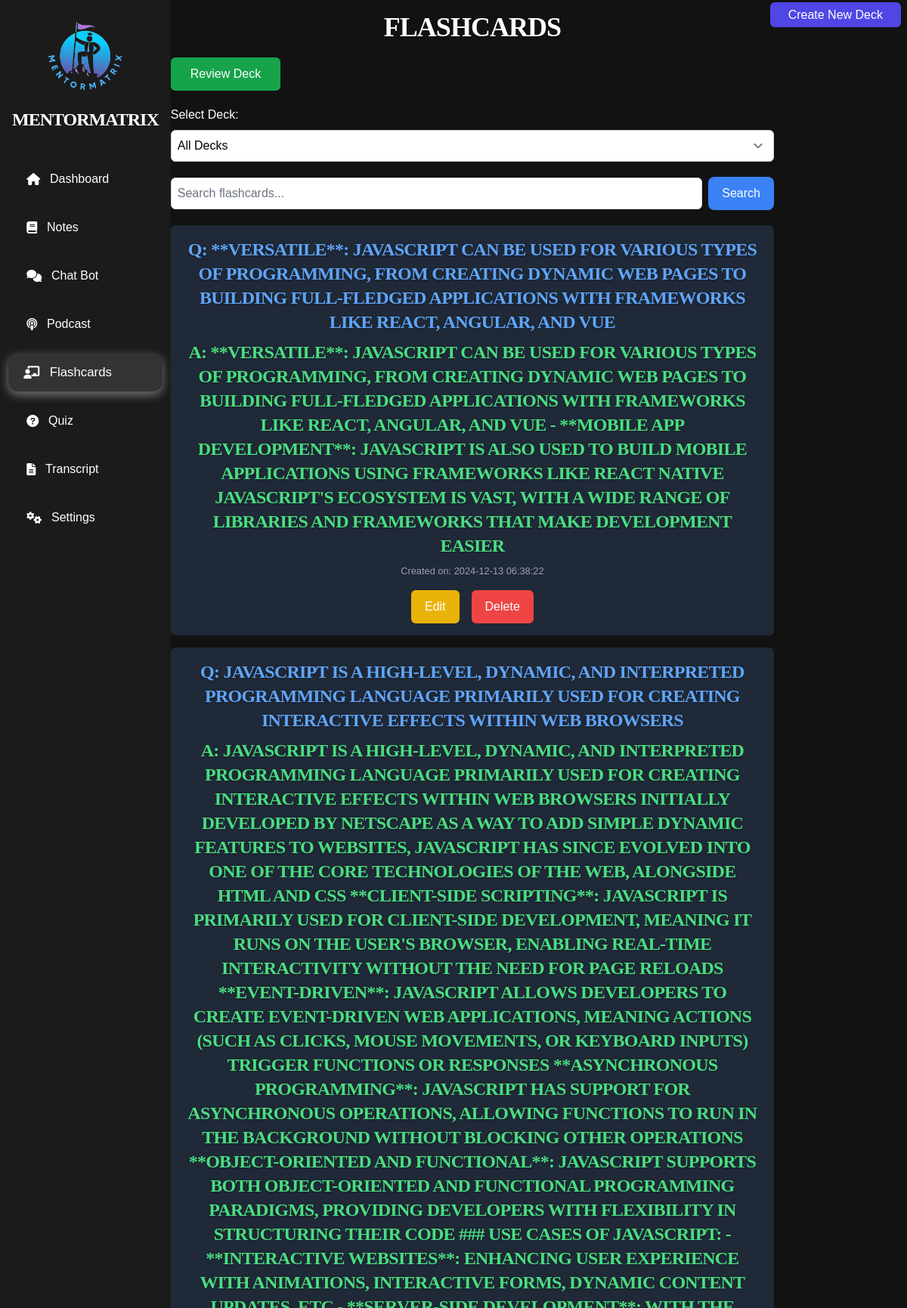
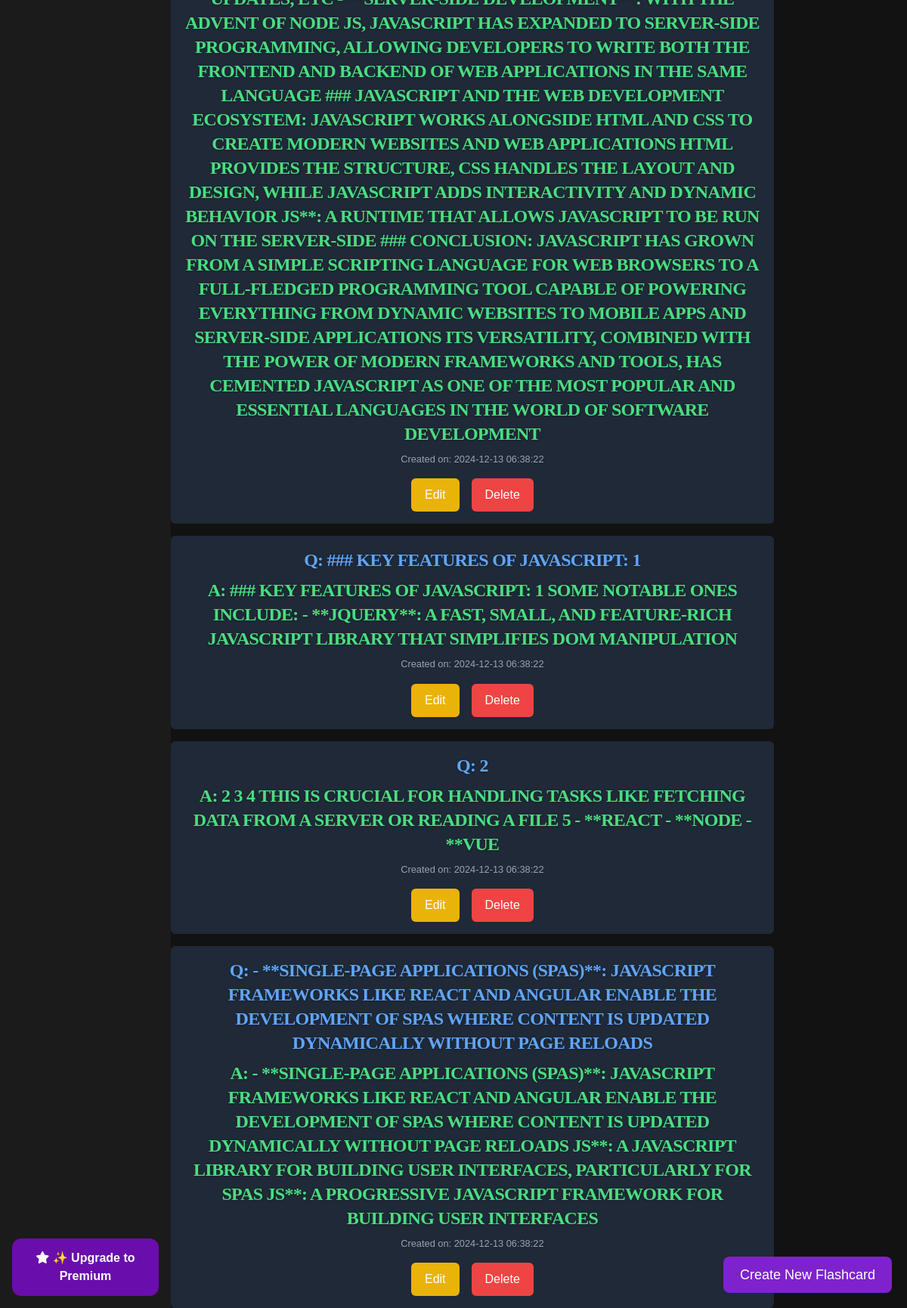
The app's page /flashcards, older data (2 pictures, top to bottom).
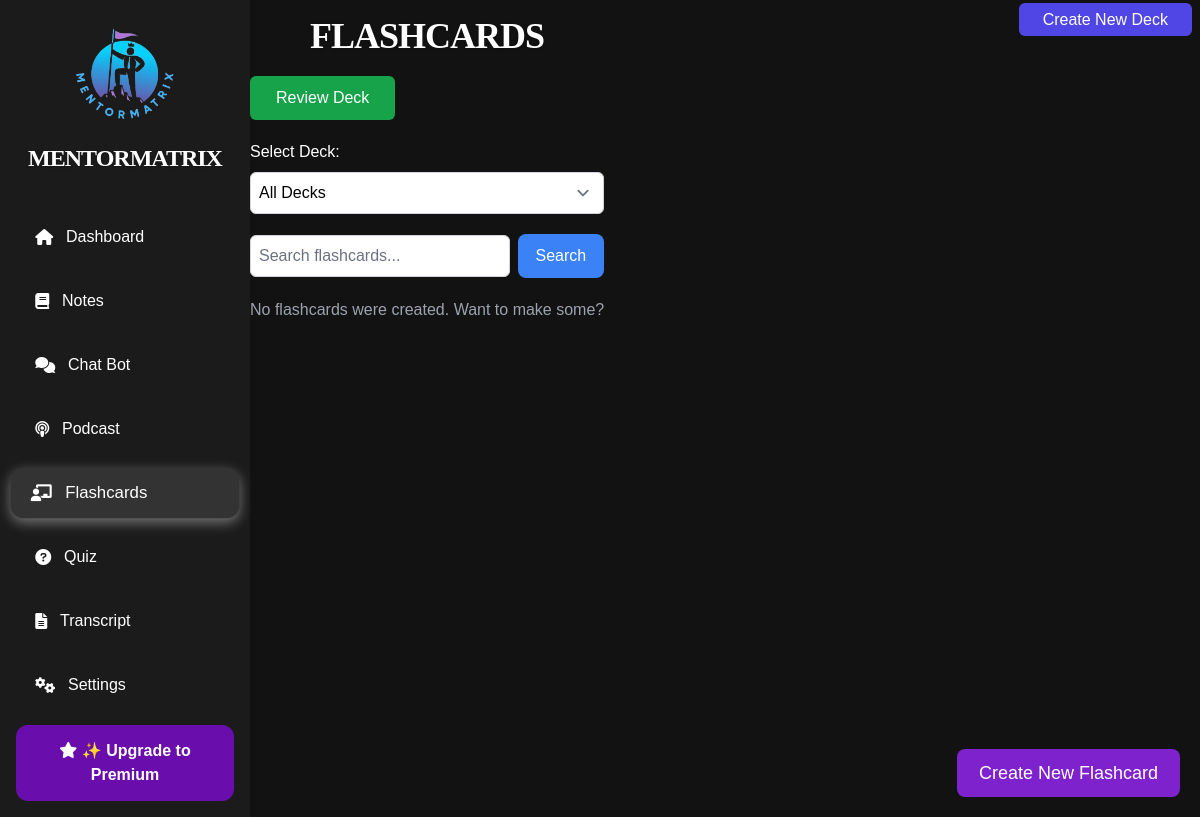
The same page, newer data.
### tables this page shows
CREATE TABLE flashcards (
                    id INTEGER PRIMARY KEY AUTOINCREMENT,
                    deck_id INTEGER NOT NULL,
                    note_id INTEGER,
                    question TEXT NOT NULL,
                    answer TEXT NOT NULL,
                    created_at DATETIME DEFAULT CURRENT_TIMESTAMP,
                    updated_at DATETIME DEFAULT CURRENT_TIMESTAMP,
                    FOREIGN KEY (deck_id) REFERENCES decks(id) ON DELETE CASCADE,
                    FOREIGN KEY (note_id) REFERENCES notes(id) ON DELETE CASCADE);

### routes/flashcards.py (the view)
@flashcards_blueprint.route('/flashcards')
def flashcards():
    deck_id = request.args.get('deck_id')
    if deck_id:
        flashcards = db.execute("SELECT * FROM flashcards WHERE deck_id = ? ORDER BY created_at DESC", deck_id)
    else:
        flashcards = db.execute("SELECT * FROM flashcards ORDER BY created_at DESC")
    decks = db.execute("SELECT * FROM decks ORDER BY created_at DESC")  # Get available decks
    return render_template('flashcards.html', current_route='flashcards', flashcards=flashcards, decks=decks, selected_deck_id=deck_id)

### templates/flashcards.html (shortened to what this page needs)
{% extends "layout.html" %}
{% block other_head_stuff %}
<link rel="stylesheet" href="{{ url_for('static', filename='css/popup.css') }}">
{% endblock %}
{% block content %}
  <div class="container text-white">
    <div class="main-content">
      <h1 class="text-center text-4xl mb-5">Flashcards</h1>
      <div class="absolute top-2 right-2">
        <a id="create_new_deck"
           href="{{ url_for('flashcards.create_deck') }}"
           class="px-6 py-2 bg-indigo-600 text-white font-medium rounded-md hover:bg-indigo-700 focus:outline-none focus:ring focus:ring-indigo-300">
            Create New Deck
        </a>
      </div>
      <div class="relative mb-5">
        <button id="reviewDeckBtn" class="px-6 py-2 bg-green-600 text-white font-medium rounded-md hover:bg-green-700 focus:outline-none focus:ring focus:ring-green-300">
          Review Deck
        </button>
      </div>
      <form action="{{ url_for('flashcards.flashcards') }}" method="GET" class="mb-5">
        <label for="deck-select" class="block mb-2">Select Deck:</label>
        <select name="deck_id" id="deck-select" class="block w-full p-2 rounded-md border border-gray-300 text-black" onchange="this.form.submit()">
          <option value="">All Decks</option>
        </select>
      </form>
      <button id="openModalBtn" class="fixed bottom-5 right-5 z-50 bg-purple-700 text-white px-5 py-2 rounded-lg text-lg hover:bg-purple-800 transition">
        Create New Flashcard
      </button>
      <form action="/search_flashcards" method="GET" class="flex items-center gap-2 mb-5">
        <input type="text" name="query" placeholder="Search flashcards..." value="{{ search_query or '' }}" class="flex-grow p-2 rounded-md border border-gray-300 text-black" />
        <button type="submit" class="bg-blue-500 text-white px-4 py-2 rounded-lg hover:bg-blue-600 transition">
          Search
        </button>
      </form>
      <ul class="space-y-4">
        {% for flashcard in flashcards %}
          <li class="bg-gray-800 p-4 rounded-md text-center relative">
            <div class="flashcard-content">
              <div class="flashcard-front">
                <h2 class="text-2xl mb-2 text-blue-400">Q: {{ flashcard.question }}</h2>
              </div>
              <div class="flashcard-back">
                <h2 class="text-2xl mb-2 text-green-400">A: {{ flashcard.answer }}</h2>
              </div>
            </div>
            <small class="block mt-2 text-gray-400">Created on: {{ flashcard.created_at }}</small>
            <div class="flex justify-center gap-4 mt-4">
              <form action="/edit_flashcard/{{ flashcard.id }}" method="GET" class="inline">
                <button type="submit" class="px-4 py-2 bg-yellow-500 text-white rounded-md hover:bg-yellow-600 transition">
                  Edit
                </button>
              </form>
              <form action="/delete_flashcard/{{ flashcard.id }}" method="POST" class="inline">
                <button type="submit" class="px-4 py-2 bg-red-500 text-white rounded-md hover:bg-red-600 transition">
                  Delete
                </button>
              </form>
            </div>
          </li>
        {% else %}
        <li class="text-gray-400 text-center">No flashcards were created. Want to make some?</li>
        {% endfor %}
      </ul>
    </div>
  </div>
{% endblock %}

### templates/layout.html (shortened to what this page needs)
<!DOCTYPE html>
<html lang="en">
    <head>
        <link rel="stylesheet" href="https://cdnjs.cloudflare.com/ajax/libs/font-awesome/6.0.0-beta3/css/all.min.css">
        <link rel="stylesheet" href="{{ url_for('static', filename='css/tailwind.css') }}">
        <link rel="stylesheet" href="{{ url_for('static', filename='css/base.css') }}">
        {% block other_head_stuff %}
        {% endblock %}
    </head>
    <body>
        <div class="container">
            <aside class="sidebar">
                <div class="logo">
                    <center>
                    <img src="{{ url_for('static', filename='images/MentorMatrix_logo.png') }}"
                        alt="MentorMatrix Logo"
                        style="width: 120px;
                                height: 120px;
                                border-radius: 50%; /* Makes it a circle */
                                overflow: hidden; /* Ensures contents stay within the circle */"
                        >
                        <h1>MentorMatrix</h1>
                    </center>
                </div>
                <nav class="nav-links">
                    <button class="nav-item {% if current_route == 'dashboard' %}active{% endif %}" onclick="redirectToPage('/dashboard')">
                        <i class="fas fa-home nav-icon"></i> Dashboard
                    </button>
                    <button class="nav-item {% if current_route == 'notes' %}active{% endif %}" onclick="redirectToPage('/notes')">
                        <i class="fas fa-book nav-icon"></i> Notes
                    </button>
                    <button class="nav-item {% if current_route == 'chatbot' %}active{% endif %}" onclick="redirectToPage('/chatbot')">
                        <i class="fas fa-comments nav-icon"></i> Chat Bot
                    </button>
                    <button class="nav-item {% if current_route == 'podcast' %}active{% endif %}" onclick="redirectToPage('/podcast')">
                        <i class="fas fa-podcast nav-icon"></i> Podcast
                    </button>
                    <button class="nav-item {% if current_route == 'flashcards' %}active{% endif %}" onclick="redirectToPage('/flashcards')">
                        <i class="fas fa-chalkboard-teacher nav-icon"></i> Flashcards
                    </button>
                    <button class="nav-item {% if current_route == 'quiz' %}active{% endif %}" onclick="redirectToPage('/quiz')">
                        <i class="fas fa-question-circle nav-icon"></i> Quiz
                    </button>
                    <button class="nav-item {% if current_route == 'transcript' %}active{% endif %}" onclick="redirectToPage('/transcript')">
                        <i class="fas fa-file-alt nav-icon"></i> Transcript
                    </button>
                    <button class="nav-item {% if current_route == 'settings' %}active{% endif %}" onclick="redirectToPage('/settings')">
                        <i class="fas fa-cogs nav-icon"></i> Settings
                    </button>
                </nav>
                <button class="premium-button" onclick="redirectToPage('/pricing')">
                    <i class="fas fa-star nav-icon"></i> ✨ Upgrade to Premium
                </button>
            </aside>
            <main class="main-content">
                {% block content %}
                {% endblock %}
            </main>
        </div>
    </body>
    </html>

### static/css/base.css (style rules this page uses)
* { margin: 0; padding: 0; box-sizing: border-box; }
:root { --font-family: 'Arial', sans-serif; --background-color: #121212; --text-color: #e0e0e0; --primary-purple: #6a0dad; --hover-purple: #5c0ab8; --active-purple: #4b0997; --hover-bg-color: #333333; --active-bg-color: #333333; --white: #ffffff; --soft-text-shadow: 0 1px 3px rgba(0, 0, 0, 0.2); }
body { font-family: var(--font-family); background-color: var(--background-color); color: var(--text-color); }
.container { display: flex; min-height: 100vh; }
.logo h1 { font-size: 1.5rem; color: #ffffff; margin: 1rem 0; }
.nav-links { flex-grow: 1; }
.nav-item { display: flex; align-items: center; color: #bbbbbb; font-size: 1rem; padding: 0.75rem 0; text-decoration: none; }
.nav-item i { margin-right: 10px; }
.nav-item.active, .nav-item:hover { color: #ffffff; background-color: #333333; border-radius: 8px; padding-left: 10px; }
.premium-button { background-color: var(--primary-purple);; color: var(--white); font-size: 1rem; font-weight: 600; padding: 0.75rem 1.5rem; text-align: center; border-radius: 12px; border: 2px solid #6a0dad; cursor: pointer; margin-top: 1rem; display: inline-block; transition: all 0.3s ease-in-out; }
button { cursor: pointer; background-color: #333333; color: #ffffff; font-size: 1rem; font-weight: 500; padding: 0.75rem 1.5rem; border-radius: 8px; border: 2px solid transparent; display: inline-block; transition: all 0.3s ease; }
button, .premium-button { transition: all 0.3s ease; }
h1, h2, h3 { color: #ffffff; font-weight: 600; letter-spacing: -0.5px; text-transform: uppercase; font-family: montserrat, serif; line-height: 1.2; }
h1, h2, h3 { text-shadow: var(--soft-text-shadow); }
h1 { font-size: 3rem; letter-spacing: -1px; }
a { color: #bb86fc; text-decoration: none; font-weight: 500; transition: color 0.3s ease-in-out, text-decoration 0.3s ease-in-out; }
.sidebar { width: 250px; background-color: #1b1b1b; padding: 1rem; display: flex; flex-direction: column; justify-content: space-between; }
.sidebar .logo h1 { font-size: 1.5rem; color: #ffffff; margin-top: 0.5rem; }
.nav-links { display: flex; flex-direction: column; gap: 1rem; margin-top: 1.5rem; }
.nav-links .nav-item { display: flex; align-items: center; padding: 0.75rem 1.2rem; border-radius: 12px; color: #fff; font-size: 1rem; background-color: transparent; border: 2px solid transparent; cursor: pointer; text-align: left; transition: background-color 0.3s, border 0.3s, box-shadow 0.3s, transform 0.2s; width: 100%; will-change: transform, background-color; }
.nav-links .nav-item.active { background-color: var(--active-bg-color); border-color: #fff; box-shadow: 0 4px 12px rgba(255, 255, 255, 0.4); transform: scale(1.05); }
.nav-links .nav-item i { margin-right: 0.8rem; }
.nav-links .nav-item { outline: none; border: none; background: none; text-decoration: none; }

Row changes from the older to the newer data that the page shows:
removed flashcards: question "**VERSATILE**: JAVASCRIPT CAN BE USED FOR VARIOUS TYPES OF PROGRAMMING, FROM CREATING DYNAMIC WEB PAGES TO BUILDING FULL-FLEDGED APPLICATIONS WITH FRAMEWORKS LIKE REACT, ANGULAR, AND VUE", answer "**VERSATILE**: JAVASCRIPT CAN BE USED FOR VARIOUS TYPES OF PROGRAMMING, FROM CREATING DYNAMIC WEB PAGES TO BUILDING FULL-FLEDGED APPLICATIONS WITH FRAMEWORKS LIKE REACT, ANGULAR, AND VUE - **MOBILE APP DEVELOPMENT**: JAVASCRIPT IS ALSO USED TO BUILD MOBILE APPLICATIONS USING FRAMEWORKS LIKE REACT NATIVE JAVASCRIPT'S ECOSYSTEM IS VAST, WITH A WIDE RANGE OF LIBRARIES AND FRAMEWORKS THAT MAKE DEVELOPMENT EASIER", created_at "2024-12-13 06:38:22"
removed flashcards: question "JAVASCRIPT IS A HIGH-LEVEL, DYNAMIC, AND INTERPRETED PROGRAMMING LANGUAGE PRIMARILY USED FOR CREATING INTERACTIVE EFFECTS WITHIN WEB BROWSERS", answer "JAVASCRIPT IS A HIGH-LEVEL, DYNAMIC, AND INTERPRETED PROGRAMMING LANGUAGE PRIMARILY USED FOR CREATING INTERACTIVE EFFECTS WITHIN WEB BROWSERS INITIALLY DEVELOPED BY NETSCAPE AS A WAY TO ADD SIMPLE DYNAMIC FEATURES TO WEBSITES, JAVASCRIPT HAS SINCE EVOLVED INTO ONE OF THE CORE TECHNOLOGIES OF THE WEB, ALONGSIDE HTML AND CSS **CLIENT-SIDE SCRIPTING**: JAVASCRIPT IS PRIMARILY USED FOR CLIENT-SIDE DEVELOPMENT, MEANING IT RUNS ON THE USER'S BROWSER, ENABLING REAL-TIME INTERACTIVITY WITHOUT THE NEED FOR PAGE RELOADS **EVENT-DRIVEN**: JAVASCRIPT ALLOWS DEVELOPERS TO CREATE EVENT-DRIVEN WEB APPLICATIONS, MEANING ACTIONS (SUCH AS CLICKS, MOUSE MOVEMENTS, OR KEYBOARD INPUTS) TRIGGER FUNCTIONS OR…", created_at "2024-12-13 06:38:22"
removed flashcards: question "### KEY FEATURES OF JAVASCRIPT: 1", answer "### KEY FEATURES OF JAVASCRIPT: 1 SOME NOTABLE ONES INCLUDE: - **JQUERY**: A FAST, SMALL, AND FEATURE-RICH JAVASCRIPT LIBRARY THAT SIMPLIFIES DOM MANIPULATION", created_at "2024-12-13 06:38:22"
removed flashcards: question "2", answer "2 3 4 THIS IS CRUCIAL FOR HANDLING TASKS LIKE FETCHING DATA FROM A SERVER OR READING A FILE 5 - **REACT - **NODE - **VUE", created_at "2024-12-13 06:38:22"
removed flashcards: question "- **SINGLE-PAGE APPLICATIONS (SPAS)**: JAVASCRIPT FRAMEWORKS LIKE REACT AND ANGULAR ENABLE THE DEVELOPMENT OF SPAS WHERE CONTENT IS UPDATED DYNAMICALLY WITHOUT PAGE RELOADS", answer "- **SINGLE-PAGE APPLICATIONS (SPAS)**: JAVASCRIPT FRAMEWORKS LIKE REACT AND ANGULAR ENABLE THE DEVELOPMENT OF SPAS WHERE CONTENT IS UPDATED DYNAMICALLY WITHOUT PAGE RELOADS JS**: A JAVASCRIPT LIBRARY FOR BUILDING USER INTERFACES, PARTICULARLY FOR SPAS JS**: A PROGRESSIVE JAVASCRIPT FRAMEWORK FOR BUILDING USER INTERFACES", created_at "2024-12-13 06:38:22"
Text that changed along with them:
text now shown: "No flashcards were created. Want to make some?"
